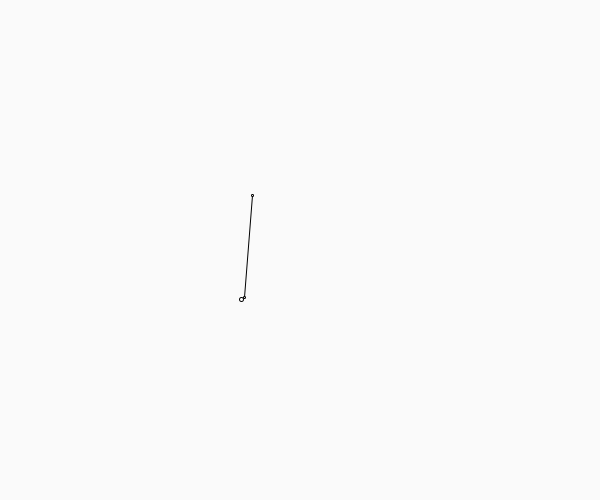
Frame 1 (no input)
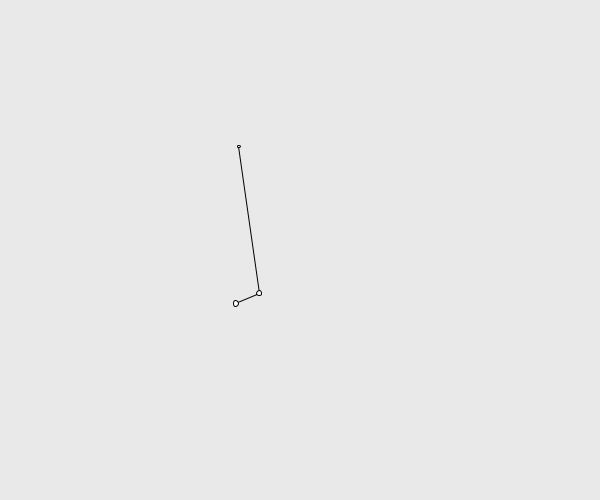
Frame 60 (the mouse pressed at the canvas centre just before this capture)
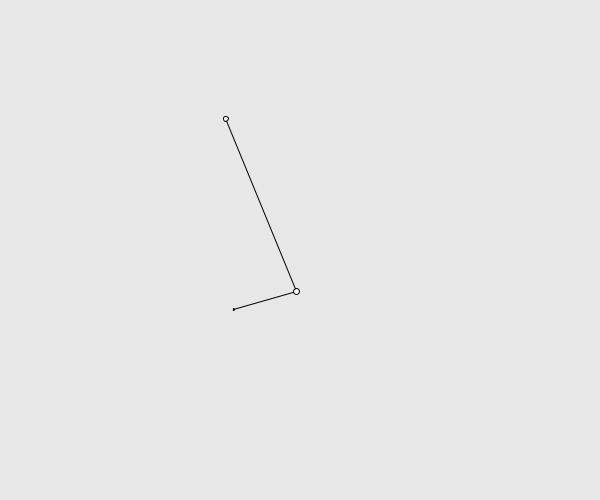
Frame 120 (the mouse held since frame 60 and released just before this capture)

The Processing sketch that drew these frames (run headless with seeded random() and noise(); from frame 60 on, the mouse is pressed at the canvas centre):

// Processing sketch: processing_72774
// ── processing_72774.pde

float x=250, y=200,t=240,n=300,u=240,i=300; 
void setup() 
{ 
size(600,500); 
} 
void draw() 
{ 
smooth(); 
background(x); 
float ax=random(-8,8); 
float ay=random(-9,9); 
float tx=random(-5,5); 
float ny=random(-5,5); 
float ux=random(-2,2); 
float iy=random(-1,1); 
x=x+ax; 
y=y+ay; 
t=t+tx; 
n=n+ny; 
u=u+ux; 
i=i+iy; 
if(x<0) { 
x=x+5; 
}; 
if(y<0) { 
y=y+5; 
}; 
if(t<0) { 
t=t+5; 
}; 
if(n<0) { 
n=n+5; 
}; 
if(u<0) { 
u=u+5; 
}; 
if(i<0) { 
i=i+5; 
}; 
if(x>500) { 
x=x-5; 
}; 
if(y>500) { 
y=y-5; 
}; 
if(t>500) { 
t=t-5; 
}; 
if(n>500) { 
n=n-5; 
}; 
if(u>500) { 
u=u-5; 
}; 
if(i>500) { 
i=i-5; 
}; 
line(x,y,t,n); 
line(u,i,t,n); 
ellipse(x,y,ny,ny); 
ellipse(t,n,ax,ax); 
ellipse(u,i,ay,ay); 
}
